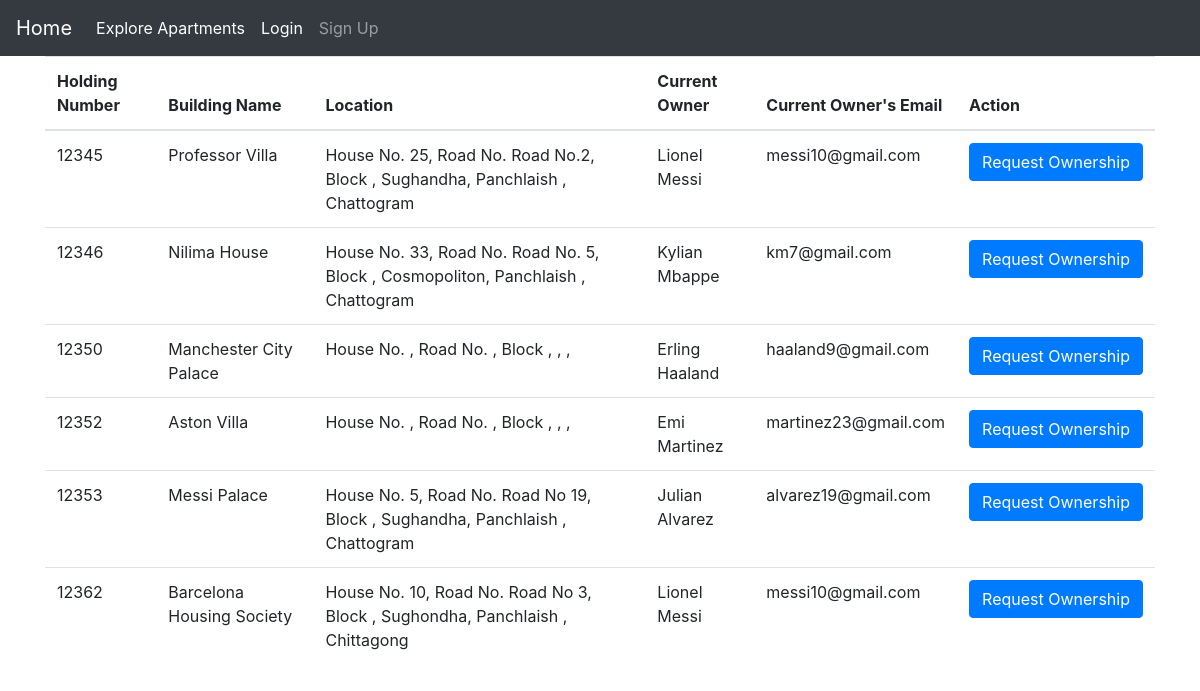
Page /Building/request_authority.php on the earlier database version.
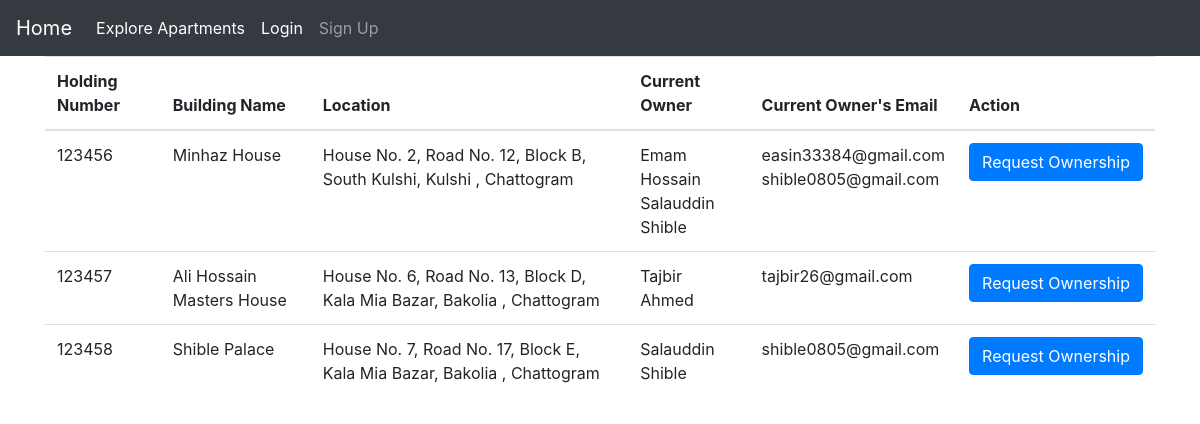
Same page on the later database version.
### tables this page shows
CREATE TABLE `building` (
  `holdingNumber` bigint(20) NOT NULL,
  `buildingName` varchar(200) NOT NULL,
  `image` varchar(150) NOT NULL
);

CREATE TABLE `location` (
  `holdingNumber` bigint(20) NOT NULL,
  `street` varchar(100) NOT NULL,
  `city` varchar(100) NOT NULL,
  `area` varchar(100) NOT NULL,
  `thana` varchar(100) NOT NULL,
  `houseNo` int(100) NOT NULL,
  `block` varchar(100) NOT NULL,
  `google_map_location` varchar(300) NOT NULL
);

CREATE TABLE `own` (
  `email` varchar(100) NOT NULL,
  `holdingNumber` bigint(20) NOT NULL
);

CREATE TABLE `owner` (
  `first_name` varchar(100) NOT NULL,
  `last_name` varchar(100) NOT NULL,
  `phone` varchar(100) NOT NULL,
  `email` varchar(100) NOT NULL,
  `image` varchar(100) NOT NULL
);

### Building/request_authority.php (the view, shortened to what this page needs)
<?php
    include_once('../connect.php');
?>
<!doctype html>
<html lang="en">
    <head>
        <link rel="stylesheet" href="https://cdn.jsdelivr.net/npm/bootstrap@4.0.0/dist/css/bootstrap.min.css">
    </head>
    <body>
        <?php require_once('../home/_nav_from_show_building_info.php');?>
        <div class="container">
            <table class="table">
                <thead>
                    <tr>
                        <th scope="col">Holding Number</th>
                        <th scope="col">Building Name</th>
                        <th scope="col">Location</th>
                        <th>Current Owner</th>
                        <th>Current Owner's Email</th>
                        <th>Action</th>
                    </tr>
                </thead>
                <tbody>
                    <tr>
                        <?php
                            $sql =  "SELECT * from `building`";
                            $result = mysqli_query($con, $sql);
                            if ($result) {
                                while ($row = mysqli_fetch_assoc($result)) {
                                    echo '<tr>';
                                    $hld = $row['holdingNumber'];
                                    $bname = $row['buildingName'];
                                    echo '<td>'.$hld.'</td>
                                          <td>'.$bname.'</td>';
                                    $sql_loc = "SELECT * from `location` where holdingNumber = '$hld'";
                                    $result_loc = mysqli_query($con, $sql_loc);
                                    if ($result_loc){
                                        $row_loc = mysqli_fetch_assoc($result_loc);
                                        $hno = $row_loc['houseNo'];
                                        $street = $row_loc['street'];
                                        $block = $row_loc['block'];
                                        $area = $row_loc['area'];
                                        $thana = $row_loc['thana'];
                                        $city = $row_loc['city'];
                                        $location = "House No. $hno, Road No. $street, Block $block, $area, $thana , $city";
                                    }
                                    echo '<td>'.$location.'</td>';
                                    $sql_ow = "SELECT * from `own` NATURAL JOIN `owner` where holdingNumber='$hld'";
                                    $result_ow = mysqli_query($con, $sql_ow);
                                    if ($result_ow) {
                                        echo '<td>';
                                        while ($row_ow = mysqli_fetch_assoc($result_ow)) {
                                            $name = $row_ow['first_name'] . ' ' . $row_ow['last_name'];
                                            echo $name . '<br>';
                                        }
                                        echo '</td>';
                                    }
                                    $sql_ow = "SELECT * from `own` NATURAL JOIN `owner` where holdingNumber='$hld'";
                                    $result_ow = mysqli_query($con, $sql_ow);
                                    if ($result_ow) {
                                        echo '<td>';
                                        while ($row_ow = mysqli_fetch_assoc($result_ow)) {
                                            echo $row_ow['email'] . '<br>';
                                        }
                                        echo '</td>';
                                    }
                                    $sql_verify = "SELECT * from `own` where holdingNumber = '$hld' and holdingNumber != ALL
                                                (SELECT holdingNumber from `own` where email = '$email');";
                                    $result_verify = mysqli_query($con, $sql_verify);
                                    if (mysqli_num_rows($result_verify)){
                                        echo '<td><a href="request_verify.php?holding='.$hld.'"><button class="btn btn-primary">Request Ownership</button></a></td>';
                                    }
                                    echo '</tr>';
                                }
                            }
                        ?>
                </tbody>
            </table>
        </div>
    </body>
</html>

### home/_nav_from_show_building_info.php (shortened to what this page needs)
<nav class="navbar navbar-expand-lg navbar-dark bg-dark">
  <a class="navbar-brand" href="../index.php">Home</a>
  <div class="collapse navbar-collapse" id="navbarSupportedContent">
    <ul class="navbar-nav mr-auto">
    <li class="nav-item active">
        <a class="nav-link" href="../Building/Apartments/index.php">Explore Apartments<span class="sr-only">(current)</span></a>
      </li>
          <?php
            if (!isset($_SESSION['email']) && !isset($_SESSION['type'])) {
              echo '<li class="nav-item active">
                  <a class="nav-link" href="../ProfileSystem/login.php">Login <span class="sr-only">(current)</span></a>
                </li>
                <li class="nav-item">
                  <a class="nav-link" href="../ProfileSystem/signup.php">Sign Up</a>
                        </li>';
              }
            ?>
    </ul>
  </div>
</nav>

Differences in the rows shown:
removed building: holdingNumber "12345", buildingName "Professor Villa", location.houseNo+street+area "House No. 25, Road No. Road No.2, Block , Sughandha, Panchlaish , Chattogram"
removed own: email.last_name "Lionel Messi", email "messi10@gmail.com"
removed building: holdingNumber "12346", buildingName "Nilima House", location.houseNo+street+area "House No. 33, Road No. Road No. 5, Block , Cosmopoliton, Panchlaish , Chattogram"
removed own: email.last_name "Kylian Mbappe", email "km7@gmail.com"
removed building: holdingNumber "12350", buildingName "Manchester City Palace", location "House No. , Road No. , Block , , ,"
removed own: email.last_name "Erling Haaland", email "haaland9@gmail.com"
removed building: holdingNumber "12352", buildingName "Aston Villa", location "House No. , Road No. , Block , , ,"
removed own: email.last_name "Emi Martinez", email "martinez23@gmail.com"
removed building: holdingNumber "12353", buildingName "Messi Palace", location.houseNo+street+area "House No. 5, Road No. Road No 19, Block , Sughandha, Panchlaish , Chattogram"
removed own: email.last_name "Julian Alvarez", email "alvarez19@gmail.com"
removed building: holdingNumber "12362", buildingName "Barcelona Housing Society", location.houseNo+street+area "House No. 10, Road No. Road No 3, Block , Sughondha, Panchlaish , Chittagong"
removed own: email.last_name "Lionel Messi", email "messi10@gmail.com"
added building: holdingNumber "123456", buildingName "Minhaz House", location.houseNo+street+block "House No. 2, Road No. 12, Block B, South Kulshi, Kulshi , Chattogram"
added own: email.last_name "Emam Hossain", email "easin33384@gmail.com"
added own: email.last_name "Salauddin Shible", email "shible0805@gmail.com"
added building: holdingNumber "123457", buildingName "Ali Hossain Masters House", location.houseNo+street+block "House No. 6, Road No. 13, Block D, Kala Mia Bazar, Bakolia , Chattogram"
added own: email.last_name "Tajbir Ahmed", email "tajbir26@gmail.com"
added building: holdingNumber "123458", buildingName "Shible Palace", location.houseNo+street+block "House No. 7, Road No. 17, Block E, Kala Mia Bazar, Bakolia , Chattogram"
added own: email.last_name "Salauddin Shible", email "shible0805@gmail.com"
